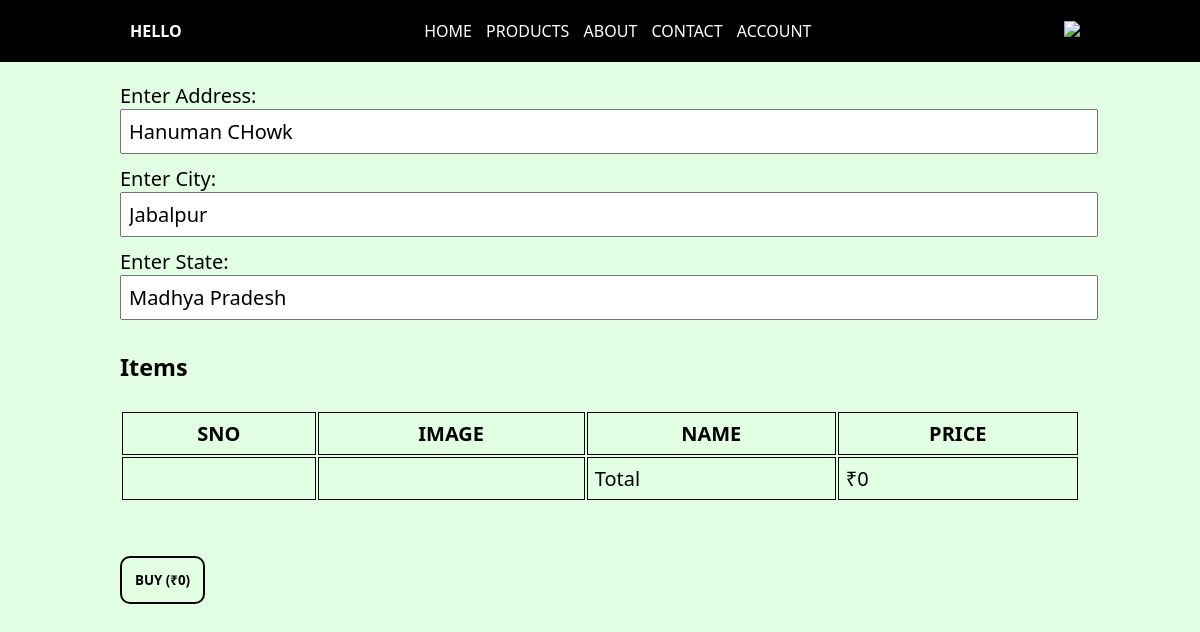
Page /checkout (signed in) on the committed database.
### tables this page shows
CREATE TABLE users
         (id INTEGER PRIMARY KEY AUTOINCREMENT    NOT NULL,
         name           TEXT    NOT NULL,
         email            TEXT     NOT NULL,
         password        CHAR(60),
         address char(120),
         city text,
         state text);

### main.py (the view)
@app.route('/checkout', methods=['GET', 'POST'])
def checkout():
    if session.get("loggedin") != "true":
        return redirect("/login")
    result = conn.execute(f"select * from bag where user='{session.get('email')}'")
    items = []
    total = 0
    for row in result:
        result_ = conn.execute(f'''select * from products where name="{row[2]}"''')
        data = result_.fetchone()
        total+=int(data[4])
        items.append(data)
    result_3 = conn.execute(f"select * from users where email='{session.get('email')}'")
    data_4 = result_3.fetchone()
    if request.method == "POST":
        result_2 = request.form
        for item in items:
            conn.execute(f"""insert into orders (name,email,products,address,completed) values ('{session.get('name')}','{session.get('email')}',"{item[1]}","{result_2['address']+", "+result_2['city']+", "+result_2['state']}", "no")""")
            conn.commit()
        for item in items:
            conn.execute(f"""delete from bag where user='{session.get("email")}'""")
            conn.commit()
        conn.execute(f"""update users set address="{result_2['address']}", city="{result_2['city']}", state="{result_2['state']}" where email='{session.get("email")}' """)
        conn.commit()
        return render_template('order-success.html')
    else:
        return render_template("checkout.html",items=items, total = total, addre = data_4)

### templates/checkout.html (shortened to what this page needs)
<!DOCTYPE html>
<html lang="en">
<head>
    <link rel="stylesheet" href="/static/style.css">
</head>
<body>
    {% include "header.html" %}
    <main>
        <section class="">
            <form action="" class="form" method="POST">
                <span>Enter Address: </span>
                <input type="text" name="address" value="{{ addre[4] }}">
                <span>Enter City: </span>
                <input type="text" name="city" value="{{ addre[5] }}">
                <span>Enter State: </span>
                <input type="text" name="state" value="{{ addre[6] }}">
                <section class="table">
                    <h1>Items</h1><br>
                    <table>
                        <tr>
                            <th>SNO</th>
                            <th>IMAGE</th>
                            <th>NAME</th>
                            <th>PRICE</th>
                        </tr>
                        <tr>
                            <td></td>
                            <td></td>
                            <td>Total</td>
                            <td>₹{{ total }}</td>
                        </tr>
                    </table><br><br>
                    <button class="btn">BUY (₹{{total}})</button>
                </section>
            </form>
        </section>
    </main>
</body>
</html>

### static/style.css (style rules this page uses)
* { padding: 0; margin: 0; font-family: system-ui, -apple-system, BlinkMacSystemFont, 'Segoe UI', Roboto, Oxygen, Ubuntu, Cantarell, 'Open Sans', 'Helvetica Neue', sans-serif; }
body { background: rgb(227, 255, 227); }
.btn { padding: 13px; border: 2px solid black; background: none; color: black; font-weight: bold; border-radius: 10px; transition: 0.4s; cursor: pointer; }
.table { width: 80vw; font-size: 20px; margin: 20px auto; }
table { width: 80vw; }
th, td { border: 1px solid black; padding: 7px; }
.form { width: 80vw; margin: 20px auto; font-size: 20px; }
input, textarea { width: 80vw; padding: 7px; font-size: 20px; }
.form input, .form textarea, .form button { margin-bottom: 11px; }

### rows in the picture
users: address "Hanuman CHowk", city "Jabalpur", state "Madhya Pradesh"

### other values in the picture
{{ total }} "0"
